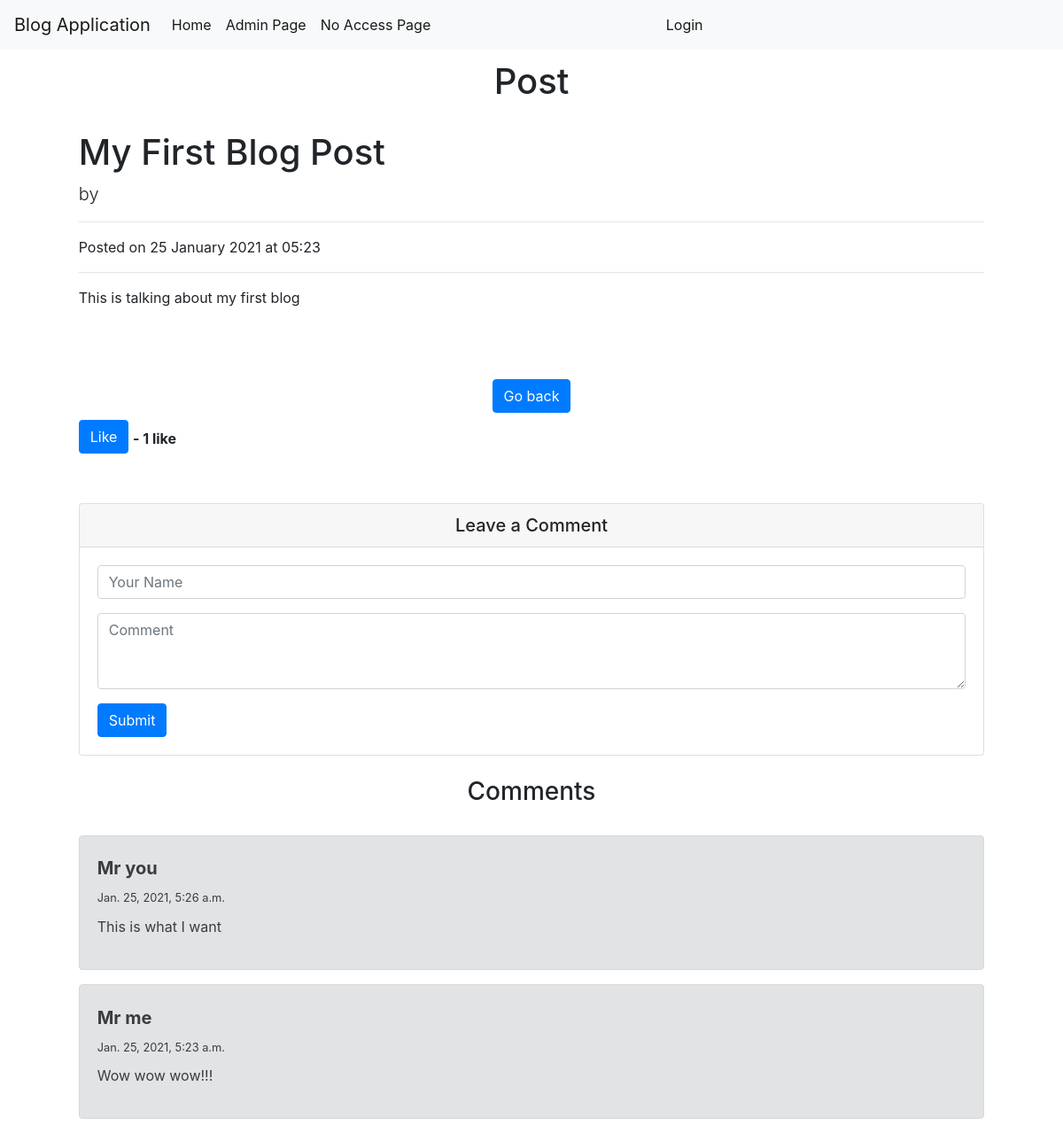
/post/1, run on the app's committed database.
### blogapp/models.py (models this page shows, shortened)
class Post(models.Model):
    title = models.CharField(max_length=255)
    author = models.ForeignKey(User, on_delete=models.CASCADE)
    body = models.TextField(blank=True)
    snippet = models.TextField()
    post_date = models.DateTimeField(auto_now_add=True)
    category = models.ForeignKey('Category', null=True, on_delete=models.SET_NULL)
    visible = models.BooleanField(default=False)
    likes = models.IntegerField(default=0)
    locked = models.BooleanField(default=False)

class Comment(models.Model):
    body = models.TextField()
    author = models.CharField(max_length=128)
    post = models.ForeignKey(Post, on_delete=models.CASCADE, related_name='comments')
    visible = models.BooleanField(default=False)
    comment_date = models.DateTimeField(auto_now_add=True)
    class Meta:
        ordering = ['-pk']

### blogapp/views.py (the view)
# urls.py: path('post/<int:pk>', views.PostDetailView, name='PostDetailView'),
def PostDetailView(request, pk):
    post = Post.objects.get(pk=pk)
    if post.visible == True or request.user.is_superuser or post.author == request.user:
        if request.method == 'POST':
            name = request.POST.get('name')
            comment = request.POST.get('comment')
            comment = Comment(body=comment, author=name, post=post, visible=False)
            comment.save()
            messages.info(request, 'Thank you for your comment. It is sent for review and will appear under the post very soon.')
        comments = Comment.objects.filter(post=post, visible=True)
        ctx = {'post': post, 'comments' : comments}
        return render(request, 'blogapp/postview.html', ctx)
    else:
        return redirect('compapp:NoAccess')

### blogapp/templates/blogapp/postview.html (shortened to what this page needs)
{% extends "base.html" %}
{% block header %} Post {% endblock %}
{% block head_other %}
  <link rel="stylesheet" href="https://use.fontawesome.com/releases/v5.6.1/css/all.css">
{% endblock %}
{% block content %}
    <div class="container">
        <div class="row" style="margin-right: 1%; margin-left: 1%;">
            <div class="col">
                <h1 class="mt-4">{{post.title}}</h1>
                <p class="lead">
                    by {{ post.author.first_name }} {{ post.author.last_name }}
                </p>
                <hr>
                <p>Posted on {{ post.post_date|date:'d F Y'}} at {{ post.post_date|date:'H:i' }}</p>
                <hr>
                <p>
                    {{ post.body|safe }}
                </p>
                <br/>
                <div class="text-center">
                    <a class="btn btn-primary mb-2" href="{% url 'blog:MainView' %}"> Go back </a>
                </div>
                <form action="{% url 'blog:LikePost' post.pk %}?next={% url 'blog:PostDetailView' post.pk %}#likebutton" method="POST">
                    <button type="submit" name="post.id" value={{post.id}} class="btn btn-primary mb-2" id="likebutton">Like</button>
                    {% if post.likes != 0 %}
                        <b>- {{ post.likes }} like{{post.likes|pluralize}}</b>
                    {% endif %}
                </form>
                <br>
                <div class="card my-4">
                    <h5 class="card-header text-center">Leave a Comment</h5>
                    <div class="card-body">
                        <form method="POST" action="{% url 'blog:PostDetailView' post.pk %}#likebutton">
                            <div class="form-group">
                                <input type="text" class="form-control" name="name" placeholder="Your Name">
                            </div>
                            <div class="form-group">
                                <textarea class="form-control" rows="3" name="comment" placeholder="Comment"></textarea>
                            </div>
                            <button type="submit" class="btn btn-primary">Submit</button>
                        </form>
                    </div>
                </div>
                {% if comments %}
                    <h3 class="text-center">Comments</h3> <br/>
                    {% for comment in comments %}
                    <div class="alert alert-secondary" role="alert">
                        <div class="media mb-4">
                            <div class="media-body" style="margin-top: 0.8em;">
                                <h5 class="mt-0"><b>{{ comment.author }}</b></h5>
                                <small>{{ comment.comment_date }}</small> <br/>
                                <div style="height: 0.6em; width: auto;"></div>
                                {{ comment.body }}
                            </div>
                        </div>
                    </div>
                    {% endfor %}
                {% endif %}
            </div>
        </div>
    </div>
{% endblock %}

### blogapp/templates/base.html (shortened to what this page needs)
<!doctype html>
<html lang="en">
  <head>
    <link rel="stylesheet" href="https://cdn.jsdelivr.net/npm/bootstrap@4.5.3/dist/css/bootstrap.min.css">
    {% block head_other %} {% endblock %}
  </head>
    <nav class="navbar navbar-expand-lg navbar-light bg-light">
        <a class="navbar-brand" href="{% url 'blog:MainView' %}">Blog Application</a>
        <div class="collapse navbar-collapse" id="navbarNavAltMarkup">
          <div class="navbar-nav">
            <a class="nav-link active" href="{% url 'blog:MainView' %}">Home <span class="sr-only">(current)</span></a>
            <a class="nav-link active" href="{% url 'admin:index' %}">Admin Page <span class="sr-only">(current)</span></a>
            <a class="nav-link active" href="{% url 'blog:NoAccess' %}">No Access Page <span class="sr-only">(current)</span></a>
          </div>
          <ul class="nav navbar-nav navbar-right">
            {% if not request.user.is_authenticated %}
              <li><a class="nav-link active" href="{% url 'blog:LoginView' %}">Login <span class="sr-only">(current)</span></a></li>
            {% else %}
              <li><a class="nav-link active" href="#">Welcome, <b>{{ request.user }}</b><span class="sr-only">(current)</span></a></li>
              <li><a class="nav-link active" href="{% url 'blog:LogoutView' %}">Logout <span class="sr-only">(current)</span></a></li>
            {% endif %}
          </ul>
        </div>
    </nav>
    <div style="margin-left: 4%; margin-right: 4%; margin-top: 1%;">
      <h1 class="text-center">{% block header %} {% endblock %}</h1>
      {% block content %}
      {% endblock %}
    </div>
  </body>
</html>

### data on the page
Post: title "My First Blog Post", post_date "25 January 2021", post_date "05:23", body "This is talking about my first blog", likes "1"
Comment: author "Mr you", comment_date "Jan. 25, 2021, 5:26 a.m.", body "This is what I want"
Comment: author "Mr me", comment_date "Jan. 25, 2021, 5:23 a.m.", body "Wow wow wow!!!"
